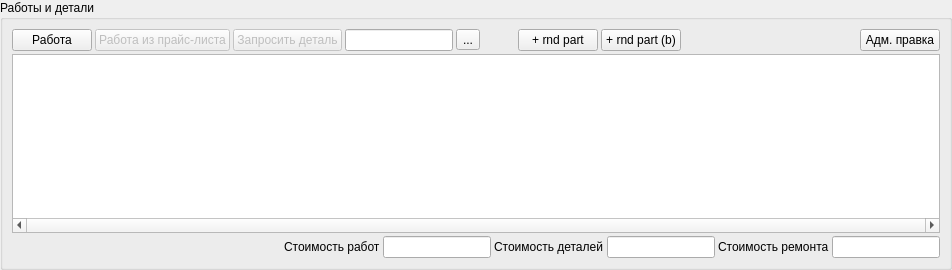
<?xml version="1.0" encoding="UTF-8"?>
<ui version="4.0">
 <class>SWorksAndParts</class>
 <widget class="QWidget" name="SWorksAndParts">
  <property name="geometry">
   <rect>
    <x>0</x>
    <y>0</y>
    <width>952</width>
    <height>270</height>
   </rect>
  </property>
  <property name="sizePolicy">
   <sizepolicy hsizetype="Preferred" vsizetype="Expanding">
    <horstretch>0</horstretch>
    <verstretch>0</verstretch>
   </sizepolicy>
  </property>
  <property name="windowTitle">
   <string>Form</string>
  </property>
  <layout class="QGridLayout" name="gridLayout">
   <property name="leftMargin">
    <number>0</number>
   </property>
   <property name="topMargin">
    <number>0</number>
   </property>
   <property name="rightMargin">
    <number>0</number>
   </property>
   <property name="bottomMargin">
    <number>0</number>
   </property>
   <property name="spacing">
    <number>0</number>
   </property>
   <item row="0" column="0">
    <widget class="QGroupBox" name="groupBoxWorksAndSpareParts">
     <property name="title">
      <string>Работы и детали</string>
     </property>
     <layout class="QGridLayout" name="gridLayout_2">
      <item row="0" column="0">
       <layout class="QGridLayout" name="gridLayoutWorksAndSpareParts" rowstretch="0,1,0" rowminimumheight="0,100,0">
        <property name="spacing">
         <number>3</number>
        </property>
        <item row="0" column="0">
         <layout class="QHBoxLayout" name="horizontalLayout_2">
          <item>
           <widget class="QPushButton" name="pushButtonAddWork">
            <property name="enabled">
             <bool>true</bool>
            </property>
            <property name="sizePolicy">
             <sizepolicy hsizetype="Minimum" vsizetype="Preferred">
              <horstretch>0</horstretch>
              <verstretch>0</verstretch>
             </sizepolicy>
            </property>
            <property name="minimumSize">
             <size>
              <width>40</width>
              <height>0</height>
             </size>
            </property>
            <property name="text">
             <string>Работа</string>
            </property>
           </widget>
          </item>
          <item>
           <widget class="QPushButton" name="pushButtonAddWorkFromPriceList">
            <property name="enabled">
             <bool>false</bool>
            </property>
            <property name="sizePolicy">
             <sizepolicy hsizetype="Minimum" vsizetype="Preferred">
              <horstretch>0</horstretch>
              <verstretch>0</verstretch>
             </sizepolicy>
            </property>
            <property name="minimumSize">
             <size>
              <width>40</width>
              <height>0</height>
             </size>
            </property>
            <property name="text">
             <string>Работа из прайс-листа</string>
            </property>
           </widget>
          </item>
          <item>
           <widget class="QPushButton" name="pushButtonRequestSparePart">
            <property name="enabled">
             <bool>false</bool>
            </property>
            <property name="sizePolicy">
             <sizepolicy hsizetype="Minimum" vsizetype="Preferred">
              <horstretch>0</horstretch>
              <verstretch>0</verstretch>
             </sizepolicy>
            </property>
            <property name="minimumSize">
             <size>
              <width>40</width>
              <height>0</height>
             </size>
            </property>
            <property name="text">
             <string>Запросить деталь</string>
            </property>
           </widget>
          </item>
          <item>
           <widget class="SLineEdit" name="lineEditQuickAddPart">
            <property name="enabled">
             <bool>true</bool>
            </property>
            <property name="sizePolicy">
             <sizepolicy hsizetype="Fixed" vsizetype="Fixed">
              <horstretch>0</horstretch>
              <verstretch>0</verstretch>
             </sizepolicy>
            </property>
           </widget>
          </item>
          <item>
           <widget class="QToolButton" name="toolButtonSaveSaleTable">
            <property name="toolTip">
             <string>Сохранить список работ и деталей</string>
            </property>
            <property name="text">
             <string>...</string>
            </property>
            <property name="icon">
             <iconset resource="../styles/styles.qrc">
              <normaloff>:/icons/light/1F4BE_32.png</normaloff>:/icons/light/1F4BE_32.png</iconset>
            </property>
           </widget>
          </item>
          <item>
           <widget class="QPushButton" name="switchEditStrategy">
            <property name="toolTip">
             <string>Сохранять список работ и деталей после каждого изменения</string>
            </property>
            <property name="styleSheet">
             <string notr="true">QPushButton{ background-color: rgba(255, 255, 255, 0); border: none;}
QPushButton:checked{ background-color: rgba(255, 255, 255, 0); border: none;}
</string>
            </property>
            <property name="text">
             <string notr="true"/>
            </property>
            <property name="icon">
             <iconset resource="../styles/styles.qrc">
              <normaloff>:/icons/light/toggle_sw_off.png</normaloff>
              <normalon>:/icons/light/toggle_sw_on.png</normalon>:/icons/light/toggle_sw_off.png</iconset>
            </property>
            <property name="iconSize">
             <size>
              <width>30</width>
              <height>20</height>
             </size>
            </property>
            <property name="checkable">
             <bool>true</bool>
            </property>
            <property name="checked">
             <bool>true</bool>
            </property>
            <property name="flat">
             <bool>false</bool>
            </property>
           </widget>
          </item>
          <item>
           <widget class="QPushButton" name="dbgBtnAddRandomPart">
            <property name="toolTip">
             <string>Add random part</string>
            </property>
            <property name="text">
             <string>+ rnd part</string>
            </property>
           </widget>
          </item>
          <item>
           <widget class="QPushButton" name="dbgBtnAddRandomPartBasket">
            <property name="toolTip">
             <string>Add random part (basket)</string>
            </property>
            <property name="text">
             <string>+ rnd part (b)</string>
            </property>
           </widget>
          </item>
          <item>
           <spacer name="horizontalSpacer">
            <property name="orientation">
             <enum>Qt::Horizontal</enum>
            </property>
            <property name="sizeType">
             <enum>QSizePolicy::MinimumExpanding</enum>
            </property>
            <property name="sizeHint" stdset="0">
             <size>
              <width>40</width>
              <height>20</height>
             </size>
            </property>
           </spacer>
          </item>
          <item>
           <widget class="QPushButton" name="pushButtonAdmEditWorks">
            <property name="enabled">
             <bool>true</bool>
            </property>
            <property name="text">
             <string>Адм. правка</string>
            </property>
            <property name="checkable">
             <bool>true</bool>
            </property>
           </widget>
          </item>
         </layout>
        </item>
        <item row="2" column="0">
         <layout class="QHBoxLayout" name="horizontalLayout">
          <property name="sizeConstraint">
           <enum>QLayout::SetMinimumSize</enum>
          </property>
          <item>
           <spacer name="horizontalSpacer_3">
            <property name="orientation">
             <enum>Qt::Horizontal</enum>
            </property>
            <property name="sizeType">
             <enum>QSizePolicy::MinimumExpanding</enum>
            </property>
            <property name="sizeHint" stdset="0">
             <size>
              <width>40</width>
              <height>20</height>
             </size>
            </property>
           </spacer>
          </item>
          <item>
           <widget class="QLabel" name="labelWorksAmount">
            <property name="text">
             <string>Стоимость работ</string>
            </property>
           </widget>
          </item>
          <item>
           <widget class="QLineEdit" name="lineEditWorksAmount">
            <property name="sizePolicy">
             <sizepolicy hsizetype="Minimum" vsizetype="Fixed">
              <horstretch>0</horstretch>
              <verstretch>0</verstretch>
             </sizepolicy>
            </property>
            <property name="minimumSize">
             <size>
              <width>40</width>
              <height>0</height>
             </size>
            </property>
            <property name="readOnly">
             <bool>true</bool>
            </property>
           </widget>
          </item>
          <item>
           <widget class="QLabel" name="labelSparePartsAmount">
            <property name="text">
             <string>Стоимость деталей</string>
            </property>
           </widget>
          </item>
          <item>
           <widget class="QLineEdit" name="lineEditSparePartsAmount">
            <property name="sizePolicy">
             <sizepolicy hsizetype="Minimum" vsizetype="Fixed">
              <horstretch>0</horstretch>
              <verstretch>0</verstretch>
             </sizepolicy>
            </property>
            <property name="minimumSize">
             <size>
              <width>40</width>
              <height>0</height>
             </size>
            </property>
            <property name="readOnly">
             <bool>true</bool>
            </property>
           </widget>
          </item>
          <item>
           <widget class="QLabel" name="labelTotalAmount">
            <property name="text">
             <string>Стоимость ремонта</string>
            </property>
           </widget>
          </item>
          <item>
           <widget class="QLineEdit" name="lineEditTotalAmount">
            <property name="sizePolicy">
             <sizepolicy hsizetype="Minimum" vsizetype="Fixed">
              <horstretch>0</horstretch>
              <verstretch>0</verstretch>
             </sizepolicy>
            </property>
            <property name="minimumSize">
             <size>
              <width>40</width>
              <height>0</height>
             </size>
            </property>
            <property name="readOnly">
             <bool>true</bool>
            </property>
           </widget>
          </item>
         </layout>
        </item>
        <item row="1" column="0">
         <widget class="worksAndSparePartsTable" name="tableViewWorksAndSpareParts">
          <property name="focusPolicy">
           <enum>Qt::TabFocus</enum>
          </property>
          <property name="horizontalScrollBarPolicy">
           <enum>Qt::ScrollBarAlwaysOn</enum>
          </property>
          <property name="alternatingRowColors">
           <bool>true</bool>
          </property>
          <property name="verticalScrollMode">
           <enum>QAbstractItemView::ScrollPerPixel</enum>
          </property>
          <property name="horizontalScrollMode">
           <enum>QAbstractItemView::ScrollPerPixel</enum>
          </property>
         </widget>
        </item>
       </layout>
      </item>
     </layout>
    </widget>
   </item>
  </layout>
 </widget>
 <customwidgets>
  <customwidget>
   <class>SLineEdit</class>
   <extends>QLineEdit</extends>
   <header>widgets/slineedit.h</header>
   <slots>
    <signal>buttonClicked(int)</signal>
    <signal>mouseDoubleClick()</signal>
   </slots>
  </customwidget>
  <customwidget>
   <class>worksAndSparePartsTable</class>
   <extends>QTableView</extends>
   <header>widgets/sworksandparts.h</header>
  </customwidget>
 </customwidgets>
 <resources>
  <include location="../styles/styles.qrc"/>
 </resources>
 <connections/>
</ui>
